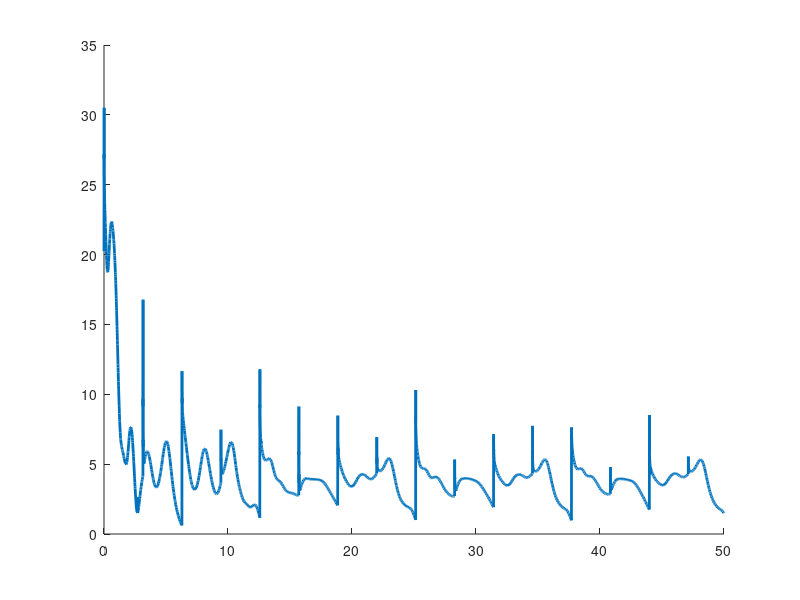

Reproduce this figure in MATLAB.
function traditional

hold on;
%Set up parameters for sim
p1       = 3.473;
p2       = 0.196;
p3       = 0.242;
f1       = 5.3;
f2       = 1.1;
fs1      = 1.2;
fs2      = 0.4;

% Stacked parameter vector
theta    = [p1;p2;p3;f1;f2;fs1;fs2];

% Simulation final time
tf   = 50;

% Initial condition vector (X0 must be same size and "form" as X and XDot below)
% (i.e., in this sim, X0 = [e0;r0;thetahat0])
X0   = [4;10;3;2;1;1;1;1;1;5;5];

% Options for integration function
opts = odeset('RelTol',1e-3,'AbsTol',1e-3);

global his;
keyset  = {'time','tau'};
keyvalue = {10,[10;10]};
his = containers.Map(keyset,keyvalue);


% Integrate (you can send the paramters theta to the dynamics as seen below)
[t,STATES] = ode45(@(t,X) tradynamics(t,X,theta),[0 tf],X0,opts);
% Set up desired trajectory data for plots (enter desired trajectory for your simulation)
qd = [cos(0.5*t) 2*cos(t)]';

% Parse integrated states (STATES is the same "form" as X0)
% (i.e., in this sim, STATES = [e r thetahat] over all time);
e  = STATES(:,1:2)';
r  = STATES(:,3:4)';
thetaHat = STATES(:,5:11)';

%{
% Compute x from e and xd for plotting purposes
q  = e + qd;
% Plot the actual vs desired trajectories
figure(1)
plot(t,qd,'-','LineWidth',2)
hold on
ax = gca;
ax.ColorOrderIndex = 1;
plot(t,q,':','LineWidth',2)
hold off

% Plot the filtered tracking error
figure(2)
plot(t,e,'LineWidth',2)

% Plot the adaptive estimates vs actual parameters
figure(3)
plot(t,repmat(theta,1,length(t)),'-','LineWidth',2)
hold on
ax = gca;
ax.ColorOrderIndex = 1;
plot(t,thetaHat,':','LineWidth',2)
hold off

figure(4)
plot(t,thetaHat-repmat(theta,1,length(t)),'-','LineWidth',2)

thetaTilda = thetaHat-repmat(theta,1,length(t));
thetaTilda = thetaTilda.*thetaTilda;
thetaTilda = sqrt(sum(thetaTilda));
figure(5)
plot(t,thetaTilda,'LineWidth',2)
legend({'$\left \| \tilde {\theta} \right \|$'},'Interpreter','latex')


size(his('time'))
size(his('tau'))
size(t)

time = his('time');
tau = his('tau');
figure(6)
plot(time,tau,'-','LineWidth',2)


abs_e = sqrt(sum(e.*e));
plot(t,abs_e,'LineWidth',2)
%}

size(his('time'))
size(his('tau'))
size(t)

time = his('time');
tau = his('tau');
plot(time,sqrt(sum(tau.*tau)),'LineWidth',2)





function [XDot] = tradynamics(t,X,theta)

global his;

% Parse parameter vector
p1 = theta(1);
p2 = theta(2);
p3 = theta(3);
f1 = theta(4);
f2 = theta(5);
fs1 = theta(6);
fs2 = theta(7);

% Select gains for controller
K        = 5; %Enter a number
a        = 1; %Enter a number

% Desired trajectory and needed derivatives
qd       = [cos(0.5*t);2*cos(t)];
qdDot    = [-0.5*sin(0.5*t); -2*sin(t)];
qdDotDot = [-0.25*cos(0.5*t); -2*cos(t)];

% Parse current states (X is the same size and "form" as X0)
% (i.e., in this sim, X = [e;r;thetahat])
e        = [X(1);X(2)];
r        = [X(3);X(4)];
thetaHat = [X(5);X(6);X(7);X(8);X(9);X(10);X(11)];

% Compute current x and xDot for convenience
q        = qd - e;
qDot     = r - a*e + qdDot;

% Compute cos(x2) and sin(x2) for convenience
c2       = cos(q(2));
s2       = sin(q(2));

% Compute current matrices for the dynamics
M        = [p1 + 2*p3*c2 p2 + p3*c2;p2 + p3*c2 p2];
Vm       = [-p3*s2*qDot(2) -p3*s2*(qDot(1) + qDot(2));p3*s2*qDot(1) 0];
fd       = [f1 0;0 f2];
fs       = [fs1 0;0 fs2];

% Compute current regression matrix
cd2       = cos(qd(2));
sd2       = sin(qd(2));

yd11      = qdDotDot(1); 
yd12      = qdDotDot(2); 
yd13      = 2*cd2*qdDotDot(1)+cd2*qdDotDot(2)-sd2*qdDot(2)*qdDot(1)-sd2*(qdDot(1)+qdDot(2))*qdDot(2);
yd14      = qdDot(1); 
yd15      = 0; 
yd16      = sign(qdDot(1));
yd17      = 0;

yd21      = 0;
yd22      = qdDotDot(1)+qdDotDot(2); 
yd23      = cd2*qdDotDot(1)+sd2*qdDot(1)*qdDot(1); 
yd24      = 0; 
yd25      = qdDot(2); 
yd26      = 0;
yd27      = sign(qdDot(2));
Yd       = [yd11 yd12 yd13 yd14 yd15 yd16 yd17;yd21 yd22 yd23 yd24 yd25 yd26 yd27];

% u        = -K*r + M*qdDotDot + Vm*qDot + fd*qDot; %Enter the expression
% u        = -K*r - e
u        = -K*r + Yd*thetaHat;

prevtimes = his('time');
prevtimes = prevtimes(t > prevtimes);
prevtaus = his('tau');
prevtaus = prevtaus(:,t > prevtimes);
his('time') = [prevtimes, t];
his('tau') = [prevtaus, u];

% Compute current closed-loop dynamics
friction_m = [sign(qDot(1));sign(qDot(2))];
eDot        = r - a*e;
rDot        = a*eDot + M\(-Vm*qDot-fd*qDot-fs*friction_m+u) - qdDotDot; %Enter the expression
gamma = [10, 0, 0, 0, 0, 0, 0; ...
         0, 1, 0, 0, 0, 0, 0; ...
         0, 0, 1, 0, 0, 0, 0; ...
         0, 0, 0, 10, 0, 0, 0; ...
         0, 0, 0, 0, 1, 0, 0; ...
         0, 0, 0, 0, 0, 1, 0; ...
         0, 0, 0, 0, 0, 0, 1];
     
thetaHatDot = -gamma*Yd.'*r; %Enter the expression

t
% Stacked dynamics vector (XDot is the same size and "form" as X)
XDot        = [eDot;rDot;thetaHatDot];
